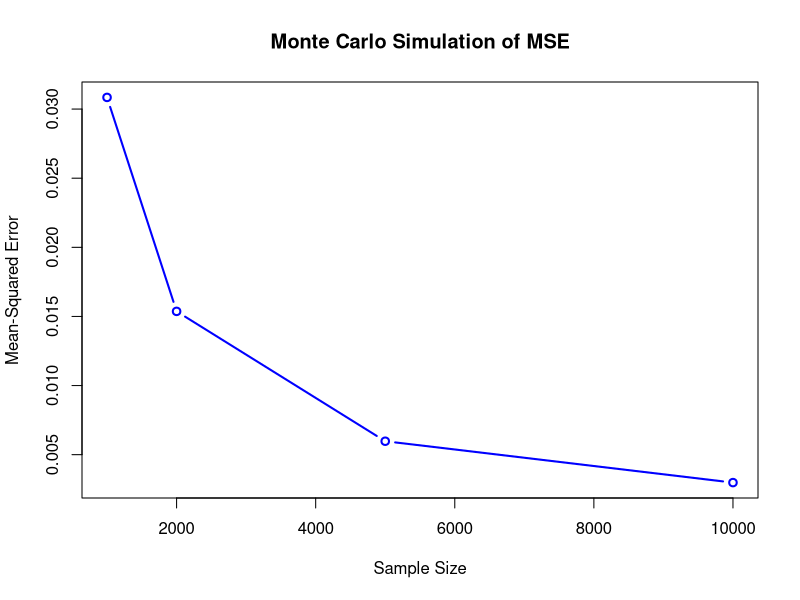

Reproduce this figure in R.
# Install and load MASS package
if (!requireNamespace("MASS", quietly = TRUE)) {
  install.packages("MASS")
}
library(MASS)

# Set parameters
num_simulations <- 1000  # Number of simulations
test_sample_size <- 10000

sample_sizes <- c(1000, 2000, 5000, 10000)

num_regressors <- c(30,30,30,30) #First we keep the number of regressors fixed

#num_regressors <- c(30,45,70,100) #Now we let them grow at roughly the square root of the sample size 

#num_regressors <- c(100,200,500,1000) #Now we use a fixed proportion of the sample size 


# Initialize vectors to store results
mse_values <- numeric(length(num_regressors))

# Monte Carlo simulation
for (k in seq_along(num_regressors)) {
  p <- num_regressors[k] #This sets the number of regressors to the k-th entry in num_regressors
  n <- sample_sizes[k] #This sets the number of observations to the k-th entry in sample_sizes
  mse_sim <- numeric(num_simulations)
  cat(p, "\n") #So we can check our progress
  
  for (sim in 1:num_simulations) {
    
    #The sample variance covariance matrix of X  and U is a sufficient
    #statistic. We draw this directly
    S_train <- matrix(rWishart(1, n, diag(p + 1)/n), nrow = p + 1, ncol = p + 1)
    S_test <- matrix(rWishart(1, test_sample_size, diag(p + 1))/test_sample_size, nrow = p + 1, ncol = p + 1)
    
    XX_train <- S_train[1:p, 1:p]     #This is X'X/n on the training sample
    XU_train <- S_train[1:p, (p + 1):(p + 1)]      #This is X'U/n on the training sample
    XX_test <- S_test[1:p, 1:p]      #This is X'X/n on the test sample
    XU_test <- S_test[1:p, (p + 1):(p + 1)]       #This is X'U/n on the test sample
    
    beta_true <- rnorm(p)  #We draw the true coefficients randomly  
    XY_train <- XX_train %*% beta_true + XU_train   #Form X'Y/n on the training sample
    XY_test <- XX_test %*% beta_true + XU_test    #Form X'Y/n on the test sample
    
    beta_hat <- solve(XX_train, XY_train)     #calculate the OLS estimates
    
    #Finally we calculate the MSE of the estimates on the test sample relative to the true model
    mse_sim[sim] <- -2 * t(XY_test) %*% (beta_hat - beta_true) +
      t(beta_hat) %*% XX_test %*% beta_hat - t(beta_true) %*% XX_test %*% beta_true  
  }
  #We take the mean over simulation draws
  mse_values[k] <- mean(mse_sim)
}

# Plot the results
plot(sample_sizes, mse_values, type = "b", col = "blue", lwd = 2,
     xlab = "Sample Size", ylab = "Mean-Squared Error",
     main = "Monte Carlo Simulation of MSE")
